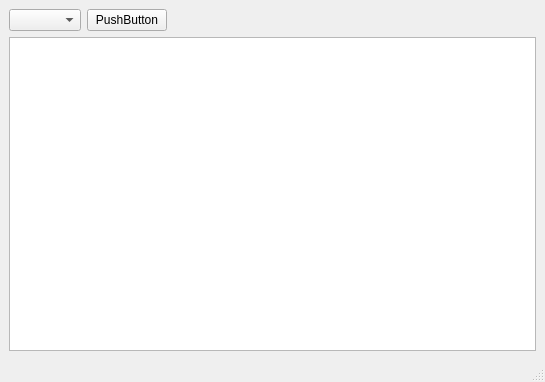
<?xml version="1.0" encoding="UTF-8"?>
<ui version="4.0">
 <class>MainWindow</class>
 <widget class="QMainWindow" name="MainWindow">
  <property name="geometry">
   <rect>
    <x>0</x>
    <y>0</y>
    <width>545</width>
    <height>382</height>
   </rect>
  </property>
  <property name="windowTitle">
   <string>MainWindow</string>
  </property>
  <property name="styleSheet">
   <string notr="true">background-color: rgb(65,65,65);
QPushButton{
	border-radius:2;
	background-color: #E1E1E1;
	border-color:#B7B7B7;
}
QPushButton:hover{
	border-radius:2;
	background-color: #E5F1FB;
	border-color:#B7B7B7;
}
QPushButton:pressed{
	border-radius:2;
	background-color: #CCE4F7;
	border-color:#B7B7B7;
}</string>
  </property>
  <widget class="QWidget" name="centralwidget">
   <layout class="QVBoxLayout" name="verticalLayout">
    <item>
     <layout class="QFormLayout" name="formLayout">
      <item row="0" column="0">
       <widget class="QComboBox" name="comboBox">
        <property name="sizePolicy">
         <sizepolicy hsizetype="Expanding" vsizetype="Fixed">
          <horstretch>0</horstretch>
          <verstretch>0</verstretch>
         </sizepolicy>
        </property>
       </widget>
      </item>
      <item row="0" column="1">
       <widget class="QPushButton" name="pushButton">
        <property name="sizePolicy">
         <sizepolicy hsizetype="Maximum" vsizetype="Minimum">
          <horstretch>0</horstretch>
          <verstretch>0</verstretch>
         </sizepolicy>
        </property>
        <property name="text">
         <string>PushButton</string>
        </property>
       </widget>
      </item>
     </layout>
    </item>
    <item>
     <widget class="QTableView" name="tableView">
      <property name="font">
       <font>
        <family>微软雅黑</family>
        <pointsize>15</pointsize>
       </font>
      </property>
      <property name="toolTipDuration">
       <number>-1</number>
      </property>
      <property name="styleSheet">
       <string notr="true">color: rgb(240, 240,240);</string>
      </property>
     </widget>
    </item>
   </layout>
  </widget>
  <widget class="QStatusBar" name="statusbar"/>
 </widget>
 <resources/>
 <connections/>
</ui>
